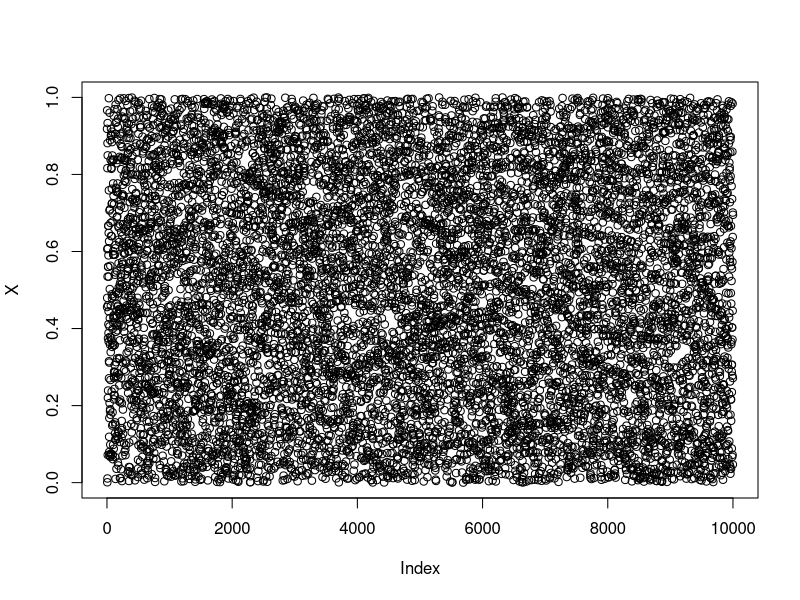
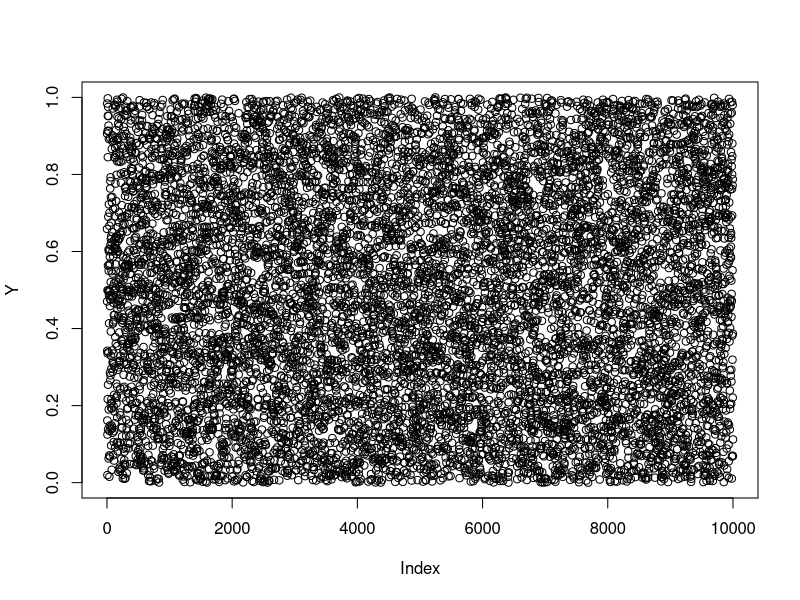
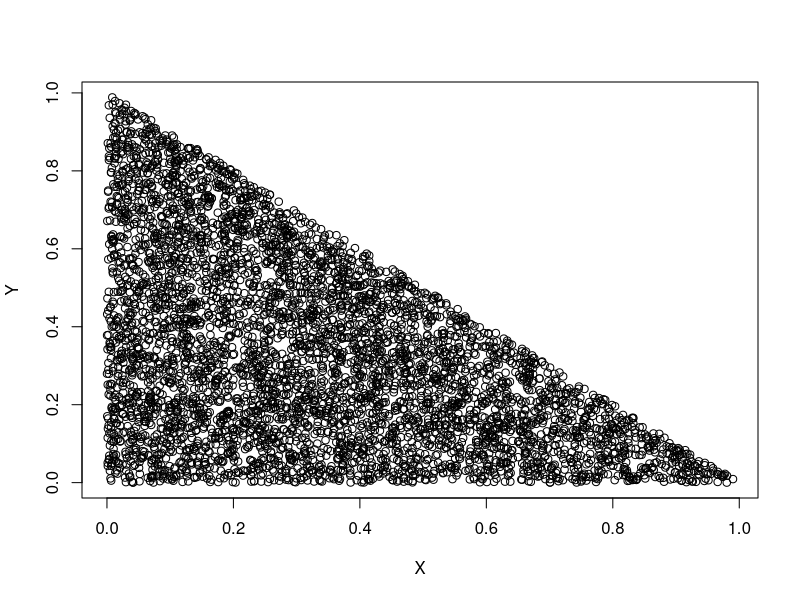
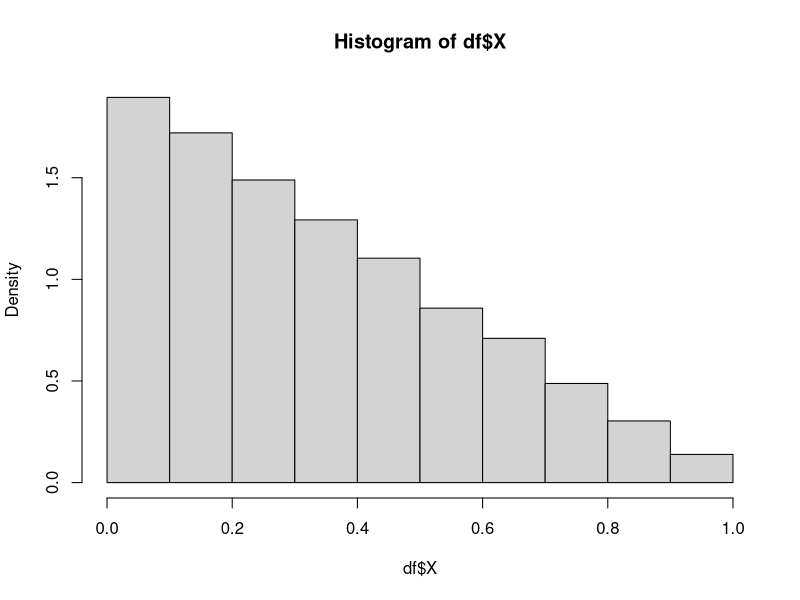
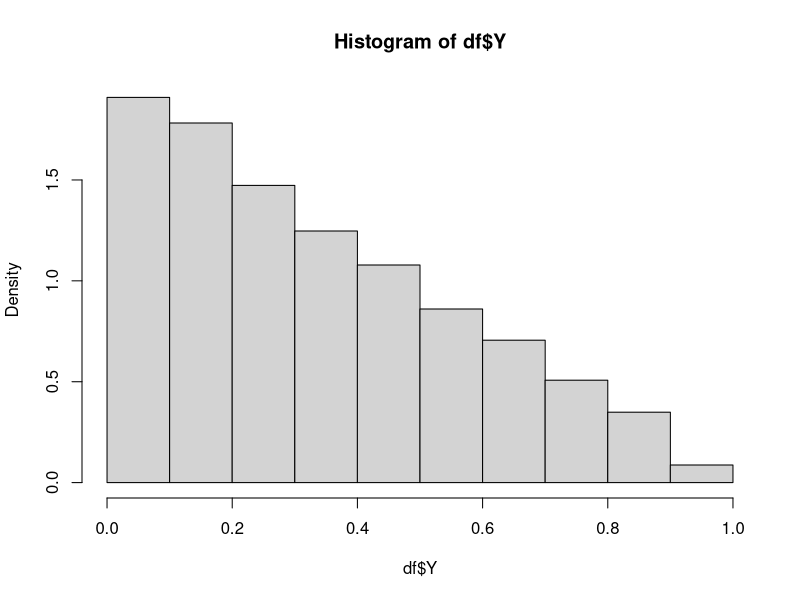

The R script that drew these images, in order:
## ---- chunk 1
library(tidyverse)
n <- 10000
X <- runif(n, min=0, max=1)
Y <- runif(n, min=0, max=1)
df <- data.frame(X, Y)

df <- df %>% filter(X+Y<1)

plot(X)
plot(Y)
plot(df)
## ---- chunk 2
hist(df$X, prob = T)
# abline(a = 2, b = -2, col = 2)
## ---- chunk 3
hist(df$Y, prob = T)
# abline(a = 2, b = -2, col = 2) 
